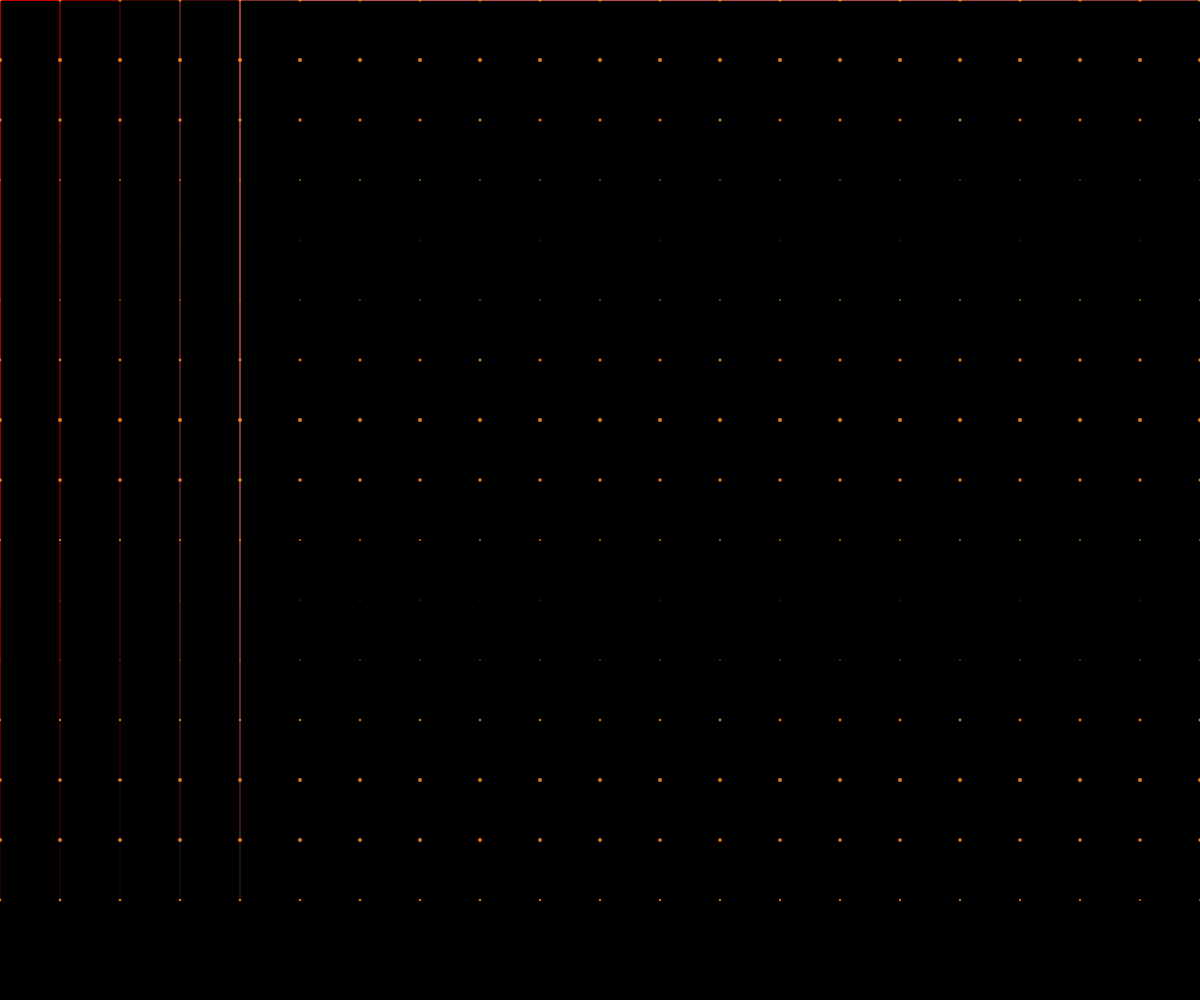
Frame 1 (no input)
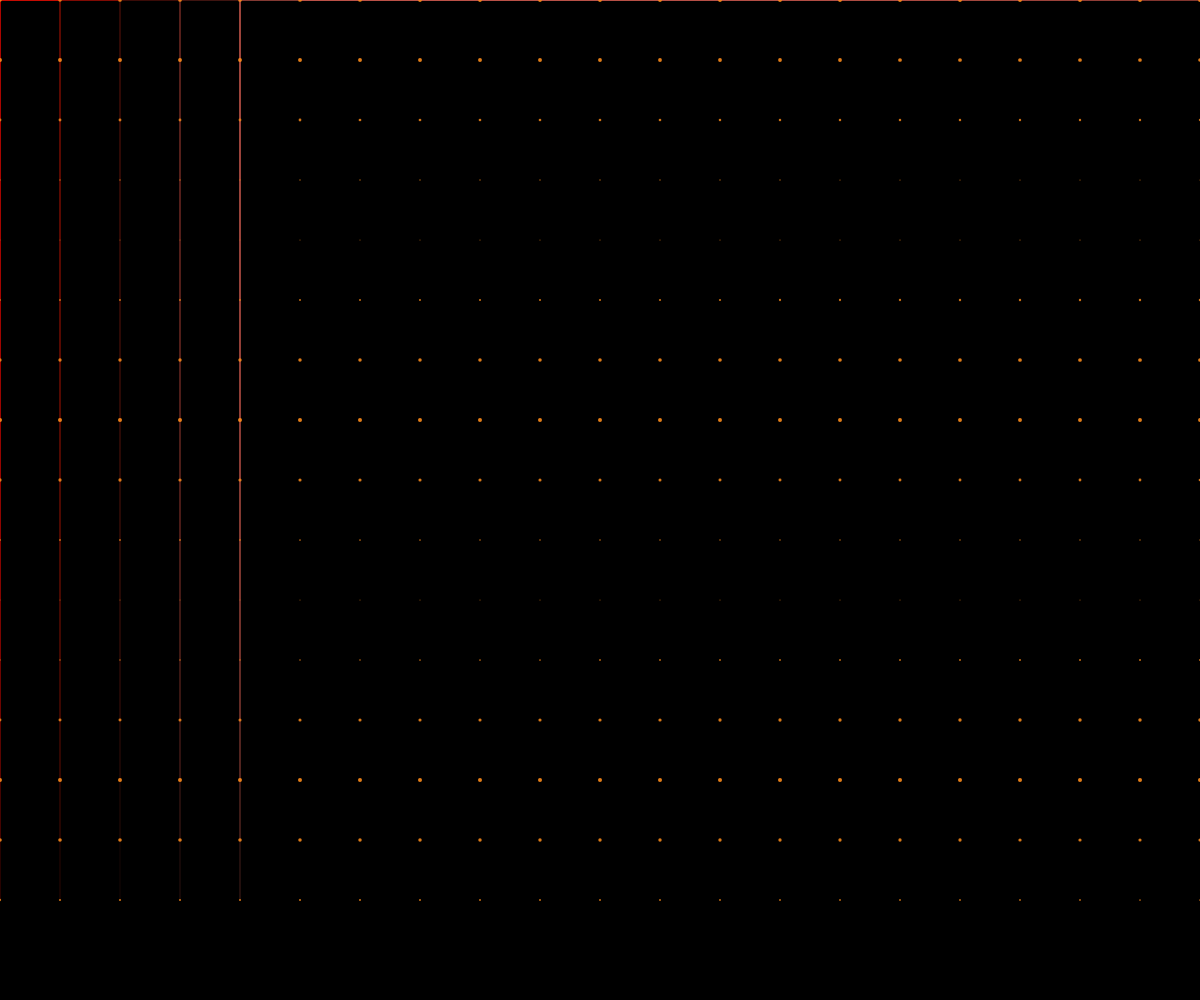
Frame 60 (no input)
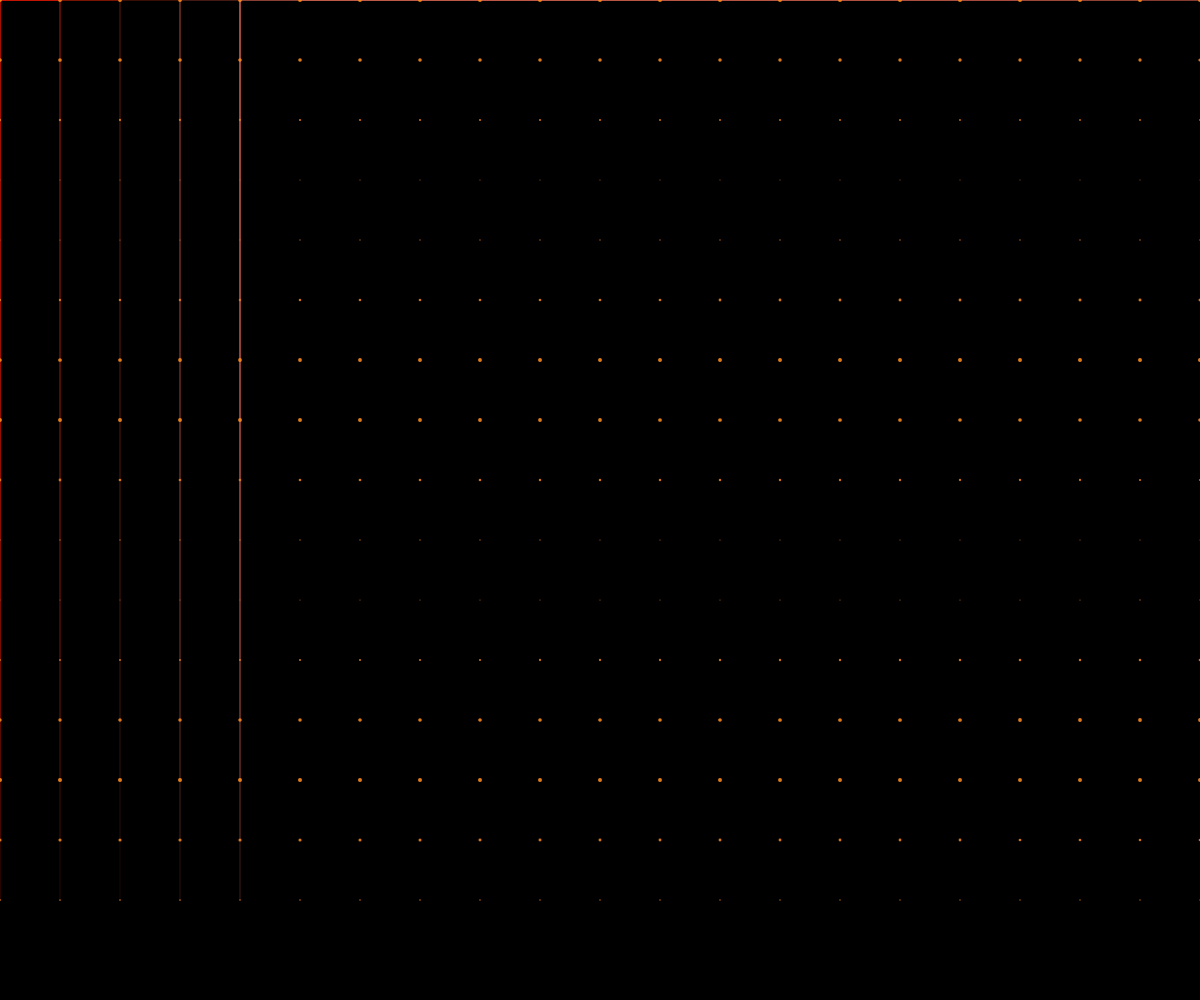
Frame 120 (the mouse pressed at the canvas centre since frame 60)

The p5.js sketch that drew these frames (run headless with seeded random() and noise() and a simulated clock; from frame 60 on, the mouse is pressed at the canvas centre):

// p5.js sketch
// ── sketch.js
let nodes = [];
let connections = [];
let time = 0;

function setup() {
  createCanvas(windowWidth, windowHeight);
  colorMode(HSB, 360, 100, 100, 1);
  
  // Create nodes in a regular grid pattern
  const nodeCount = 800;
  const spacing = 60;
  const halfWidth = width / 2;
  const halfHeight = height / 2;
  
  for (let i = 0; i < nodeCount; i++) {
    const x = (i % 50 - 25) * spacing;
    const y = floor(i / 50) * spacing;
    
    nodes.push({ x, y });
  }

  // Create horizontal and vertical connections only
  const maxConnections = 1500;
  let totalConnections = 0;

  for (let i = 0; i < nodes.length && totalConnections < maxConnections; i++) {
    const node = nodes[i];
    
    // Connect to nearby nodes in same row or column
    for (let j = i + 1; j < nodes.length && totalConnections < maxConnections; j++) {
      const otherNode = nodes[j];
      
      // Only connect horizontally or vertically
      if (node.x === otherNode.x || node.y === otherNode.y) {
        connections.push({ a: i, b: j });
        totalConnections++;
      }
    }
  }
}

function draw() {
  background(0);
  time += 0.003;

  // Draw all connections at once
  strokeWeight(0.8);
  
  beginShape(LINES);
  for (let i = 0; i < connections.length; i++) {
    const c = connections[i];
    const a = nodes[c.a];
    const b = nodes[c.b];
    
    // Pulsing glow effect
    const pulse = sin(time * 2 + i * 0.01) * 0.3 + 0.7;
    
    // Color based on position and time
    const hue = (time * 15 + a.x * 0.01 + a.y * 0.01) % 360;
    const sat = 80 + sin(time + i * 0.02) * 20;
    const bright = 50 + sin(time * 0.5 + i * 0.03) * 30;
    
    stroke(hue, sat, bright, pulse * 0.6);
    
    vertex(a.x, a.y);
    vertex(b.x, b.y);
  }
  endShape();

  // Draw nodes with pulsing amber glow
  noStroke();
  for (let i = 0; i < nodes.length; i++) {
    const n = nodes[i];
    
    const pulse = sin(time * 2 + i * 0.02) * 0.5 + 0.5;
    const size = 1 + pulse * 3;
    
    // Use a consistent amber color for all nodes
    const hue = 30; // Amber
    const sat = 90;
    const bright = 80 + pulse * 20;
    
    fill(hue, sat, bright, 0.9);
    ellipse(n.x, n.y, size);
  }
}

function windowResized() {
  resizeCanvas(windowWidth, windowHeight);
}
